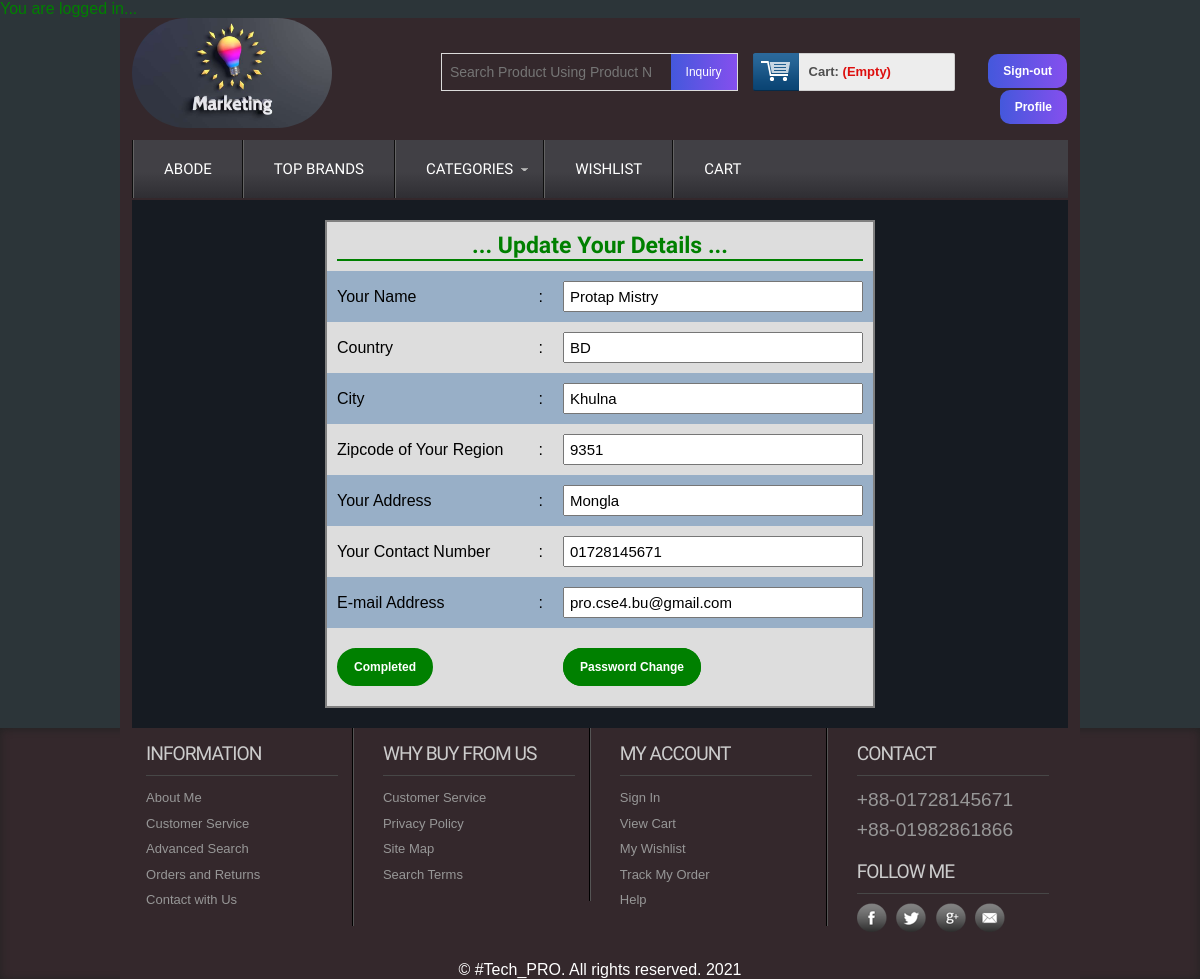
The page /update_customer_profile.php (signed in) on the database its author committed.
### tables this page shows
CREATE TABLE `customer` (
  `id` int(11) NOT NULL,
  `customerName` varchar(255) NOT NULL,
  `country` varchar(255) NOT NULL,
  `city` varchar(255) NOT NULL,
  `zipcode` varchar(255) NOT NULL,
  `address` text NOT NULL,
  `phone` varchar(255) NOT NULL,
  `email` varchar(255) NOT NULL,
  `password` varchar(255) NOT NULL
);

CREATE TABLE `footer` (
  `id` int(11) NOT NULL,
  `text` text NOT NULL
);

### helper/format.php (called while the page is built, shortened)
<?php
  $filepath= realpath(dirname(__FILE__));
  include_once $filepath.'/../database/db.php';
  class Format
  {
    public function getCustomerById($id)
    {
      $sql= "select * from customer where id= :id limit 1";
      $query= databaseClass::ourPrepareMethod($sql);
      $query->bindValue(':id', $id);
      $query->execute();
      $result= $query->fetch(PDO::FETCH_OBJ);
      return $result;
    }
    public function orderDetails($id)
    {
      $customer_id= $id;
      $sql= "select * from orders where customer_id= :c_id order by date desc";
      $query= databaseClass::ourPrepareMethod($sql);
      $query->bindValue(':c_id', $customer_id);
      $query->execute();
      $result= $query->fetchAll();
      return $result;
    }
    public function showFooterCopyright(){
      $sql="select * from footer where id=1";
      $result= databaseClass::ourPrepareMethod($sql);
      $result->execute();
      return $result->fetchAll();
    }
  }
?>

### database/db.php (called while the page is built, shortened)
<?php
	class databaseClass
	{
		private static $pdo;
		public static function dbConnection()
		{
			if(!isset(self::$pdo))
			{
				try{
					self::$pdo= new PDO('mysql: host='.db_host.'; dbname='.db_name, db_user, db_pass);
				}
				catch(PDOException $e){
					echo $e->getMessage();
				}
			}
			return self::$pdo;
		}
		public static function ourPrepareMethod($sql)
		{
			return self::dbConnection()->prepare($sql);
		}
	}
?>

### library/session.php (called while the page is built, shortened)
<?php
  class Session
  {
    public static function get($key)
    {
      if(isset($_SESSION[$key]))
      {
          return $_SESSION[$key];
      }
      else
      {
        return false;
      }
    }
  }
?>

### update_customer_profile.php (the view, shortened to what this page needs)
<?php
	include 'inc/header.php';
?>
<?php
	$format= new Format();
?>
<div class="main">
    <div class="content">
    	<div class="section group">
			<?php
				$customer_data= $format->getCustomerById($customer_id);
				if($customer_data)
				{
			?>
			<form action="" method="POST" accept-charset="utf-8">
				<table class="update_tbl">
					<tr>
						<td colspan="3"><h2>... Update Your Details ...</h2></td>
					</tr>
					<tr>
						<td width="40%">Your Name</td>
						<td>:</td>
						<td><input type="text" name="name" value="<?php echo $customer_data->customerName; ?>"></td>
					</tr>
					<tr>
						<td>Country</td>
						<td>:</td>
						<td><input type="text" name="country" value="<?php echo $customer_data->country; ?>"></td>
					</tr>
					<tr>
						<td>City</td>
						<td>:</td>
						<td><input type="text" name="city" value="<?php echo $customer_data->city; ?>"></td>
					</tr>
					<tr>
						<td>Zipcode of Your Region</td>
						<td>:</td>
						<td><input type="text" name="zipcode" value="<?php echo $customer_data->zipcode; ?>"></td>
					</tr>
					<tr>
						<td>Your Address</td>
						<td>:</td>
						<td><input type="text" name="address" value="<?php echo $customer_data->address; ?>"></td>
					</tr>
					<tr>
						<td>Your Contact Number</td>
						<td>:</td>
						<td><input type="text" name="phone" value="<?php echo $customer_data->phone; ?>"></td>
					</tr>
					<tr>
						<td>E-mail Address</td>
						<td>:</td>
						<td><input type="text" name="email" value="<?php echo $customer_data->email; ?>"></td>
					</tr>
					<tr>
						<td>
							<input type="submit" name="update" value="Completed">
						</td>
						<td></td>
						<td>
							<a href="change_customer_password.php?cutomer_id_for_update_pass=<?php echo $customer_id;?>">Password Change</a>
						</td>
					</tr>
				</table>
			</form>
			<?php } ?>
		</div>
    </div>
</div>
<?php include 'inc/footer.php'; ?>

### inc/footer.php (shortened to what this page needs)
</div>
   <div class="footer">
   	  <div class="wrapper">
	     <div class="section group">
				<div class="col_1_of_4 span_1_of_4">
					<h4>Information</h4>
					<?php
					   $customer_login= Session::get("customer_login");
				    ?>
					<?php
						$path= $_SERVER['SCRIPT_FILENAME'];
						$current_page= basename($path,'.php');
					?>
						<ul>
							<li><a
									<?php
										if($current_page == 'about')
										{
											echo 'id="footer_active"';
										}
									?>
									href="about.php">About Me
								</a>
							</li>
							<li><a href="#">Customer Service</a></li>
							<li><a href="#">Advanced Search</a></li>
							<li><a href="#">Orders and Returns</a></li>
							<?php if($customer_login==true)
			   					{
			   				?>
								<li><a
										<?php
											if($current_page == 'contact')
											{
												echo 'id="footer_active"';
											}
										?>
										href="contact.php">Contact with Us</a></li>
							<?php  }else{ ?>
								<li> <a onclick="return confirm('You need to admit first.');"  href="login.php"> Contact with Us
										</a> </li>
							<?php } ?>
						</ul>
					</div>
				<div class="col_1_of_4 span_1_of_4">
					<h4>Why buy from us</h4>
						<ul>
							<?php if($customer_login==true)
			   					{
			   				?>
								<li><a
										<?php
											if($current_page == 'contact')
											{
												echo 'id="footer_active"';
											}
										?>
										href="contact.php">Customer Service</a></li>
							<?php  }else{ ?>
								<li> <a onclick="return confirm('You need to admit first.');"  href="login.php"> Customer Service
										</a> </li>
							<?php } ?>
							<li><a href="#">Privacy Policy</a></li>
							<li><a href="contact.php">Site Map</a></li>
							<li><a href="details.php">Search Terms</a></li>
						</ul>
				</div>
				<div class="col_1_of_4 span_1_of_4">
					<h4>My account</h4>
						<ul>
							<li><a
									<?php
											if($current_page == 'login')
											{
												echo 'id="footer_active"';
											}
										?>
									href="login.php">Sign In</a>
							</li>
							<?php if($customer_login==true)
			   					{
			   				?>
								<li><a
										<?php
											if($current_page == 'cart')
											{
												echo 'id="footer_active"';
											}
										?>
										href="cart.php">View Cart</a></li>
							<?php  }else{ ?>
								<li> <a onclick="return confirm('You need to admit first.');"  href="login.php"> View Cart
										</a> </li>
							<?php } ?>
							<?php if($customer_login==true)
			   					{
			   				?>
								<li><a
										<?php
											if($current_page == 'wishlist')
											{
												echo 'id="footer_active"';
											}
										?>
										href="wishlist.php">My Wishlist</a></li>
							<?php  }else{ ?>
								<li> <a onclick="return confirm('You need to admit first.');"  href="login.php"> My Wishlist
										</a> </li>
							<?php } ?>
							<?php if($customer_login==true)
			   					{
			   				?>
								<li><a
										<?php
											if($current_page == '#')
											{
												echo 'id="footer_active"';
											}
										?>
										href="#">Track My Order</a></li>
							<?php  }else{ ?>
								<li> <a onclick="return confirm('You need to admit first.');"  href="#"> Track My Order
										</a> </li>
							<?php } ?>
							<?php if($customer_login==true)
			   					{
			   				?>
								<li><a
										<?php
											if($current_page == 'contact')
											{
												echo 'id="footer_active"';
											}
										?>
										href="contact.php">Help</a></li>
							<?php  }else{ ?>
								<li> <a onclick="return confirm('You need to admit first.');"  href="login.php"> Help
										</a> </li>
							<?php } ?>
						</ul>
				</div>
				<div class="col_1_of_4 span_1_of_4">
					<h4>Contact</h4>
						<ul>
							<li><span>+88-01728145671</span></li>
							<li><span>+88-01982861866</span></li>
						</ul>
						<div class="social-icons">
							<h4>Follow Me</h4>
					   		  <ul>
							      <li class="facebook"><a href="https://www.facebook.com/profile.php?id=100068297407403" target="_blank" title="facebook"> </a></li>
							      <li class="twitter"><a href="https://twitter.com/ProtapMistry2" target="_blank" title="twitter"> </a></li>
							      <li class="googleplus"><a href="#" target="_blank" title="google +"> </a></li>
							      <li class="contact"><a href="#" target="_blank" title="email"> </a></li>
						     </ul>
   	 					</div>
				</div>
			</div>
			<?php
				$footer= $format->showFooterCopyright();
		        if($footer)
		        {
		            foreach ($footer as $key => $value)
		            {
			?>
				<p style="color: #fff; text-align: center">&copy; <?php echo $value['text']; ?><?php echo " ".date('Y'); ?></p>
			<?php } } ?>
     </div>
    </div>
    <link href="css/flexslider.css" rel='stylesheet' type='text/css' />
</body>
</html>

### css/style.css (style rules this page uses)
html,body,div,span,applet,object,iframe,h1,h2,h3,h4,h5,h6,p,blockquote,pre,a,abbr,acronym,address,big,cite,code,del,dfn,em,img,ins,kbd,q,s,samp,small,strike,strong,sub,sup,tt,var,b,u,i,dl,dt,dd,ol,nav ul,nav li,fieldset,form,label,legend,table,caption,tbody,tfoot,thead,tr,th,td,article,aside,canvas,details,embed,figure,figcaption,footer,header,hgroup,menu,nav,output,ruby,section,summary,time,mark,audio,video { margin:0;padding:0;border:0;font-size:100%;font:inherit;vertical-align:baseline; }
ol,ul { list-style:none;margin:0;padding:0; }
table { border-collapse:collapse;border-spacing:0; }
a { text-decoration:none; }
body { font-family:Arial, Helvetica, sans-serif; background-color: #2C3539; }
.update_tbl { margin: 0 auto; width: 550px; border: 2px solid gray; }
table.update_tbl tr:nth-child(2n+1) { background:#ddd;height:30px; }
table.update_tbl tr:nth-child(2n) { background:#98AFC7;height:30px; }
.update_tbl tr td { padding:10px; text-align: justify; }
.update_tbl tr td h2 { text-align: center; color: green; font-weight: bold; border-bottom: 2px solid green; }
.update_tbl tr td input[type="text"] { width: 300px; padding: 5px; font-size: 15px; }
.update_tbl tr td a, .update_tbl tr td input[type="submit"] { cursor: pointer; padding: 10px 15px; margin: 10px 0; font-size: 12px; font-weight: bold; background-color: green; color: white; border-radius: 20px; border: 2px solid green; }
.section { clear: both; padding: 0px; margin: 0px; }
.group:before, .group:after { content:""; display:table; }
.group:after { clear:both; }
.group { zoom:1; }
.content { padding:20px 0; background: #161b22; }
.content h2 { font-size:23px; color:#6C6C6C; font-family: 'Monda', sans-serif; }
.wrapper { width:78%; margin:0 auto; padding:0 1%; background-color: #34282C; }
.footer { position:relative; background: #34282C; filter: progid:DXImageTransform.Microsoft.gradient( startColorstr='#414045', endColorstr='#2f2e33',GradientType=0 ); box-shadow: inset 0px 1px 8px #222; }
.col_1_of_4 { display: block; float:left; margin: 0% 0 1% 1.6%; border-right: 2px groove #555; }
.col_1_of_4:first-child { margin-left: 0; }
.col_1_of_4:last-child { border:none; }
.span_1_of_4 { width: 20.5%; padding:1.5%; }
.span_1_of_4 h4 { color:#ccc; margin-bottom: .5em; font-size:1.2em; line-height: 1.2; font-family:'Doppio One', sans-serif; font-weight : normal; margin-top: 0px; letter-spacing: -1px; text-transform:uppercase; border-bottom:1px solid #474747; padding-bottom:0.5em; }
.span_1_of_4 li a { font-size:0.8125em; padding:0.4em 0; color:#979797; font-family :Arial, Helvetica, sans-serif; display:block; }
.span_1_of_4 li span { font-size:1.2em; padding:0.2em 0; color:#979797; display:block; cursor:pointer; }
.social-icons { padding-top:8%; }
.social-icons li { width:30px; height:30px; padding: 0px 0 0 5px; margin: 0; display:inline-block; cursor:pointer; }
.social-icons li.facebook { background:url(../images/icon-2.png) no-repeat 0px -29px; }
.social-icons li.twitter { background:url(../images/icon-3.png) no-repeat 0px -29px; }
.social-icons li.googleplus { background:url(../images/icon-4.png) no-repeat 0px -29px; }
.social-icons li.contact { background:url(../images/icon-1.png) no-repeat 0px -29px; }

### rows shown on the page
customer: name "Protap Mistry", country "BD", city "Khulna", zipcode "9351", address "Mongla", phone "01728145671", email "pro.cse4.bu@gmail.com"
footer: text "#Tech_PRO. All rights reserved."

### other values the page prints
$customer_loginmsg "You are logged in..."
